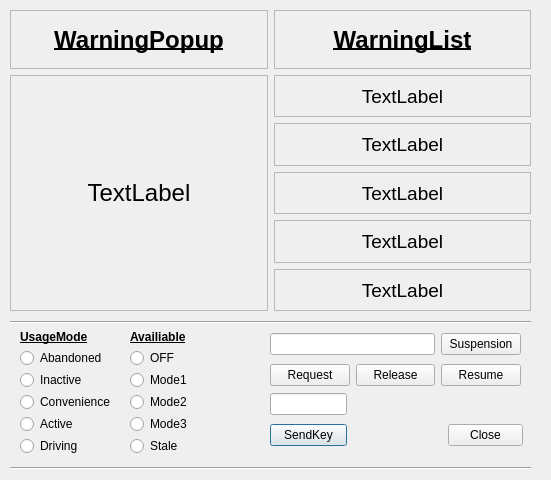
<?xml version="1.0" encoding="UTF-8"?>
<ui version="4.0">
 <class>Dialog</class>
 <widget class="QDialog" name="Dialog">
  <property name="geometry">
   <rect>
    <x>0</x>
    <y>0</y>
    <width>551</width>
    <height>480</height>
   </rect>
  </property>
  <property name="windowTitle">
   <string>Dialog</string>
  </property>
  <widget class="QWidget" name="horizontalLayoutWidget">
   <property name="geometry">
    <rect>
     <x>10</x>
     <y>10</y>
     <width>521</width>
     <height>301</height>
    </rect>
   </property>
   <layout class="QHBoxLayout" name="horizontalLayout">
    <item>
     <layout class="QVBoxLayout" name="verticalLayout" stretch="1,4">
      <item>
       <widget class="QLabel" name="label">
        <property name="font">
         <font>
          <pointsize>18</pointsize>
          <weight>75</weight>
          <bold>true</bold>
          <underline>true</underline>
         </font>
        </property>
        <property name="frameShape">
         <enum>QFrame::StyledPanel</enum>
        </property>
        <property name="text">
         <string>WarningPopup</string>
        </property>
        <property name="alignment">
         <set>Qt::AlignCenter</set>
        </property>
       </widget>
      </item>
      <item>
       <widget class="QLabel" name="label_2">
        <property name="font">
         <font>
          <pointsize>18</pointsize>
         </font>
        </property>
        <property name="frameShape">
         <enum>QFrame::StyledPanel</enum>
        </property>
        <property name="text">
         <string>TextLabel</string>
        </property>
        <property name="alignment">
         <set>Qt::AlignCenter</set>
        </property>
       </widget>
      </item>
     </layout>
    </item>
    <item>
     <layout class="QVBoxLayout" name="verticalLayout_3" stretch="1,4">
      <item>
       <widget class="QLabel" name="label_8">
        <property name="font">
         <font>
          <pointsize>18</pointsize>
          <weight>75</weight>
          <bold>true</bold>
          <underline>true</underline>
         </font>
        </property>
        <property name="frameShape">
         <enum>QFrame::StyledPanel</enum>
        </property>
        <property name="text">
         <string>WarningList</string>
        </property>
        <property name="alignment">
         <set>Qt::AlignCenter</set>
        </property>
       </widget>
      </item>
      <item>
       <layout class="QVBoxLayout" name="verticalLayout_2">
        <item>
         <widget class="QLabel" name="label_3">
          <property name="font">
           <font>
            <pointsize>14</pointsize>
           </font>
          </property>
          <property name="frameShape">
           <enum>QFrame::StyledPanel</enum>
          </property>
          <property name="text">
           <string>TextLabel</string>
          </property>
          <property name="alignment">
           <set>Qt::AlignCenter</set>
          </property>
         </widget>
        </item>
        <item>
         <widget class="QLabel" name="label_4">
          <property name="font">
           <font>
            <pointsize>14</pointsize>
           </font>
          </property>
          <property name="frameShape">
           <enum>QFrame::StyledPanel</enum>
          </property>
          <property name="text">
           <string>TextLabel</string>
          </property>
          <property name="alignment">
           <set>Qt::AlignCenter</set>
          </property>
         </widget>
        </item>
        <item>
         <widget class="QLabel" name="label_5">
          <property name="font">
           <font>
            <pointsize>14</pointsize>
           </font>
          </property>
          <property name="frameShape">
           <enum>QFrame::StyledPanel</enum>
          </property>
          <property name="text">
           <string>TextLabel</string>
          </property>
          <property name="alignment">
           <set>Qt::AlignCenter</set>
          </property>
         </widget>
        </item>
        <item>
         <widget class="QLabel" name="label_6">
          <property name="font">
           <font>
            <pointsize>14</pointsize>
           </font>
          </property>
          <property name="frameShape">
           <enum>QFrame::StyledPanel</enum>
          </property>
          <property name="text">
           <string>TextLabel</string>
          </property>
          <property name="alignment">
           <set>Qt::AlignCenter</set>
          </property>
         </widget>
        </item>
        <item>
         <widget class="QLabel" name="label_7">
          <property name="font">
           <font>
            <pointsize>14</pointsize>
           </font>
          </property>
          <property name="frameShape">
           <enum>QFrame::StyledPanel</enum>
          </property>
          <property name="text">
           <string>TextLabel</string>
          </property>
          <property name="alignment">
           <set>Qt::AlignCenter</set>
          </property>
         </widget>
        </item>
       </layout>
      </item>
     </layout>
    </item>
   </layout>
  </widget>
  <widget class="QWidget" name="verticalLayoutWidget_3">
   <property name="geometry">
    <rect>
     <x>270</x>
     <y>390</y>
     <width>77</width>
     <height>61</height>
    </rect>
   </property>
   <layout class="QVBoxLayout" name="verticalLayout_6">
    <item>
     <widget class="QLineEdit" name="lineEdit_2"/>
    </item>
    <item>
     <widget class="QPushButton" name="pushButton_3">
      <property name="text">
       <string>SendKey</string>
      </property>
     </widget>
    </item>
   </layout>
  </widget>
  <widget class="QDialogButtonBox" name="buttonBox">
   <property name="geometry">
    <rect>
     <x>448</x>
     <y>424</y>
     <width>75</width>
     <height>23</height>
    </rect>
   </property>
   <property name="orientation">
    <enum>Qt::Horizontal</enum>
   </property>
   <property name="standardButtons">
    <set>QDialogButtonBox::Close</set>
   </property>
  </widget>
  <widget class="QWidget" name="horizontalLayoutWidget_2">
   <property name="geometry">
    <rect>
     <x>270</x>
     <y>330</y>
     <width>251</width>
     <height>61</height>
    </rect>
   </property>
   <layout class="QHBoxLayout" name="horizontalLayout_3">
    <item>
     <layout class="QVBoxLayout" name="verticalLayout_5">
      <item>
       <widget class="QLineEdit" name="lineEdit"/>
      </item>
      <item>
       <layout class="QHBoxLayout" name="horizontalLayout_2">
        <property name="spacing">
         <number>6</number>
        </property>
        <item>
         <widget class="QPushButton" name="pushButton">
          <property name="text">
           <string>Request</string>
          </property>
         </widget>
        </item>
        <item>
         <widget class="QPushButton" name="pushButton_2">
          <property name="text">
           <string>Release</string>
          </property>
         </widget>
        </item>
       </layout>
      </item>
     </layout>
    </item>
    <item>
     <layout class="QVBoxLayout" name="verticalLayout_7">
      <item>
       <widget class="QPushButton" name="Suspension">
        <property name="text">
         <string>Suspension</string>
        </property>
       </widget>
      </item>
      <item>
       <widget class="QPushButton" name="Resume">
        <property name="text">
         <string>Resume</string>
        </property>
       </widget>
      </item>
     </layout>
    </item>
   </layout>
  </widget>
  <widget class="QWidget" name="verticalLayoutWidget">
   <property name="geometry">
    <rect>
     <x>20</x>
     <y>330</y>
     <width>91</width>
     <height>124</height>
    </rect>
   </property>
   <layout class="QVBoxLayout" name="verticalLayout_4">
    <item>
     <widget class="QLabel" name="label_9">
      <property name="font">
       <font>
        <weight>75</weight>
        <italic>false</italic>
        <bold>true</bold>
        <underline>true</underline>
       </font>
      </property>
      <property name="text">
       <string>UsageMode</string>
      </property>
     </widget>
    </item>
    <item>
     <widget class="QRadioButton" name="radioAbandoned">
      <property name="text">
       <string>Abandoned</string>
      </property>
     </widget>
    </item>
    <item>
     <widget class="QRadioButton" name="radioInactive">
      <property name="text">
       <string>Inactive</string>
      </property>
     </widget>
    </item>
    <item>
     <widget class="QRadioButton" name="radioConvenience">
      <property name="text">
       <string>Convenience</string>
      </property>
     </widget>
    </item>
    <item>
     <widget class="QRadioButton" name="radioActive">
      <property name="text">
       <string>Active</string>
      </property>
     </widget>
    </item>
    <item>
     <widget class="QRadioButton" name="radioDriving">
      <property name="text">
       <string>Driving</string>
      </property>
     </widget>
    </item>
   </layout>
  </widget>
  <widget class="QWidget" name="verticalLayoutWidget_2">
   <property name="geometry">
    <rect>
     <x>130</x>
     <y>330</y>
     <width>91</width>
     <height>124</height>
    </rect>
   </property>
   <layout class="QVBoxLayout" name="verticalLayout_8">
    <item>
     <widget class="QLabel" name="label_10">
      <property name="font">
       <font>
        <weight>75</weight>
        <bold>true</bold>
        <underline>true</underline>
       </font>
      </property>
      <property name="text">
       <string>Availiable</string>
      </property>
     </widget>
    </item>
    <item>
     <widget class="QRadioButton" name="radioOFF">
      <property name="text">
       <string>OFF</string>
      </property>
     </widget>
    </item>
    <item>
     <widget class="QRadioButton" name="radioMode1">
      <property name="text">
       <string>Mode1</string>
      </property>
     </widget>
    </item>
    <item>
     <widget class="QRadioButton" name="radioMode2">
      <property name="text">
       <string>Mode2</string>
      </property>
     </widget>
    </item>
    <item>
     <widget class="QRadioButton" name="radioMode3">
      <property name="text">
       <string>Mode3</string>
      </property>
     </widget>
    </item>
    <item>
     <widget class="QRadioButton" name="radioStale">
      <property name="text">
       <string>Stale</string>
      </property>
     </widget>
    </item>
   </layout>
  </widget>
  <widget class="Line" name="line">
   <property name="geometry">
    <rect>
     <x>10</x>
     <y>458</y>
     <width>521</width>
     <height>20</height>
    </rect>
   </property>
   <property name="orientation">
    <enum>Qt::Horizontal</enum>
   </property>
  </widget>
  <widget class="Line" name="line_2">
   <property name="geometry">
    <rect>
     <x>10</x>
     <y>312</y>
     <width>521</width>
     <height>20</height>
    </rect>
   </property>
   <property name="orientation">
    <enum>Qt::Horizontal</enum>
   </property>
  </widget>
 </widget>
 <resources/>
 <connections>
  <connection>
   <sender>buttonBox</sender>
   <signal>accepted()</signal>
   <receiver>Dialog</receiver>
   <slot>accept()</slot>
   <hints>
    <hint type="sourcelabel">
     <x>248</x>
     <y>254</y>
    </hint>
    <hint type="destinationlabel">
     <x>157</x>
     <y>274</y>
    </hint>
   </hints>
  </connection>
  <connection>
   <sender>buttonBox</sender>
   <signal>rejected()</signal>
   <receiver>Dialog</receiver>
   <slot>reject()</slot>
   <hints>
    <hint type="sourcelabel">
     <x>316</x>
     <y>260</y>
    </hint>
    <hint type="destinationlabel">
     <x>286</x>
     <y>274</y>
    </hint>
   </hints>
  </connection>
 </connections>
</ui>
